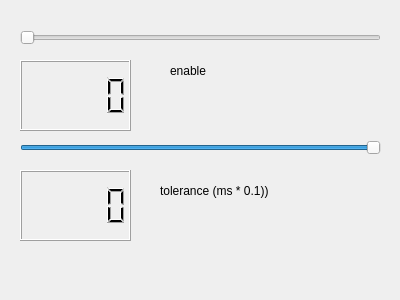
<?xml version="1.0" encoding="UTF-8"?>
<ui version="4.0">
 <class>HerlperGUI</class>
 <widget class="QDialog" name="HerlperGUI">
  <property name="geometry">
   <rect>
    <x>0</x>
    <y>0</y>
    <width>400</width>
    <height>300</height>
   </rect>
  </property>
  <property name="windowTitle">
   <string>Dialog</string>
  </property>
  <widget class="QSlider" name="slider">
   <property name="geometry">
    <rect>
     <x>20</x>
     <y>140</y>
     <width>361</width>
     <height>16</height>
    </rect>
   </property>
   <property name="minimum">
    <number>1</number>
   </property>
   <property name="maximum">
    <number>60</number>
   </property>
   <property name="value">
    <number>60</number>
   </property>
   <property name="orientation">
    <enum>Qt::Horizontal</enum>
   </property>
  </widget>
  <widget class="QLCDNumber" name="lcdNumber">
   <property name="geometry">
    <rect>
     <x>20</x>
     <y>170</y>
     <width>111</width>
     <height>71</height>
    </rect>
   </property>
  </widget>
  <widget class="QLabel" name="label">
   <property name="geometry">
    <rect>
     <x>170</x>
     <y>50</y>
     <width>91</width>
     <height>41</height>
    </rect>
   </property>
   <property name="text">
    <string>enable</string>
   </property>
  </widget>
  <widget class="QSlider" name="slider_2">
   <property name="geometry">
    <rect>
     <x>20</x>
     <y>30</y>
     <width>361</width>
     <height>16</height>
    </rect>
   </property>
   <property name="minimum">
    <number>0</number>
   </property>
   <property name="maximum">
    <number>64</number>
   </property>
   <property name="orientation">
    <enum>Qt::Horizontal</enum>
   </property>
  </widget>
  <widget class="QLCDNumber" name="lcdNumber_2">
   <property name="geometry">
    <rect>
     <x>20</x>
     <y>60</y>
     <width>111</width>
     <height>71</height>
    </rect>
   </property>
  </widget>
  <widget class="QLabel" name="label_2">
   <property name="geometry">
    <rect>
     <x>160</x>
     <y>170</y>
     <width>131</width>
     <height>41</height>
    </rect>
   </property>
   <property name="text">
    <string>tolerance (ms * 0.1))</string>
   </property>
  </widget>
 </widget>
 <resources/>
 <connections/>
</ui>
